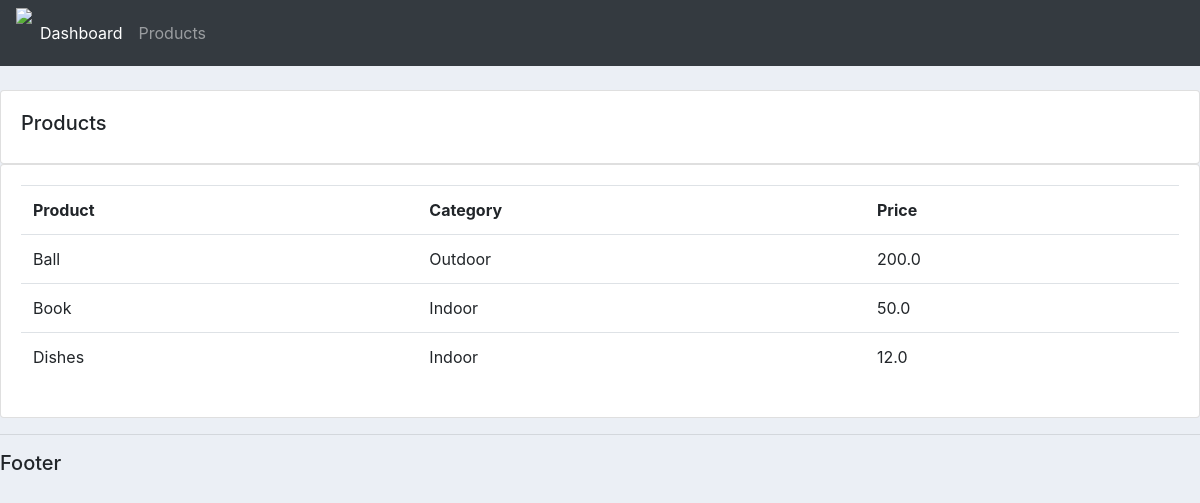
Screenshot of /products/ with the database file from the repository.
### accounts/models.py (models this page shows, shortened)
class Product(models.Model):
    CATEGORY = (
        ("Indoor", "Indoor"),
        ("Outdoor", "Ourdoor"),
    )
    name = models.CharField(max_length=200, null=True)
    price = models.FloatField(null=True)
    category = models.CharField(max_length=200, null=True, choices=CATEGORY)
    description = models.CharField(max_length=200, null=True, blank=True)
    date_created = models.DateField(auto_now_add=True, null=True)
    tags = models.ManyToManyField(Tag)

### accounts/views.py (the view)
# urls.py: path('products/', views.product, name="products"),
def product(request):
    products = Product.objects.all()
    return render(request, "accounts/products.html", {"products": products})

### accounts/templates/accounts/products.html
{%  extends 'accounts/main.html' %}
{% block content %}
		<br>
		<div class="row">
			<div class="col-md">
				<div class="card card-body">
					<h5>Products</h5>
				</div>
				<div class="card card-body">
					<table class="table">
						<tr>
							<th>Product</th>
							<th>Category</th>
							<th>Price</th>
						</tr>
						{% for product in products %}
							<tr>
								<td>
								{{product.name}}
								</td>
								<td>
									{{product.category}}
								</td>
								<td>
									{{product.price}}
								</td>
							</tr>
						{% endfor %}
					</table>
				</div>
			</div>
		</div>
{% endblock content %}

### static/css/main.css (style rules this page uses)
body { background-color: #ebeff5; }

### rows the page displays
Product: name "Ball", category "Outdoor", price "200.0"
Product: name "Book", category "Indoor", price "50.0"
Product: name "Dishes", category "Indoor", price "12.0"
